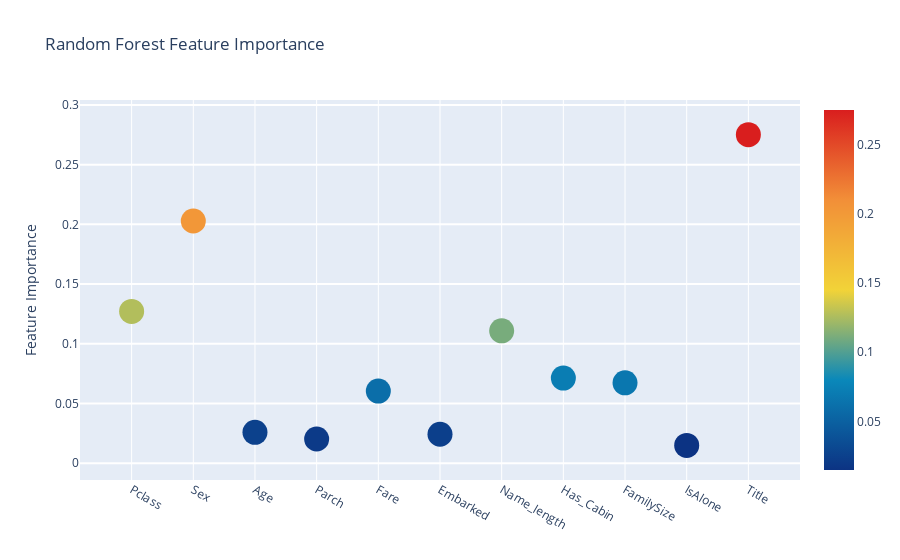
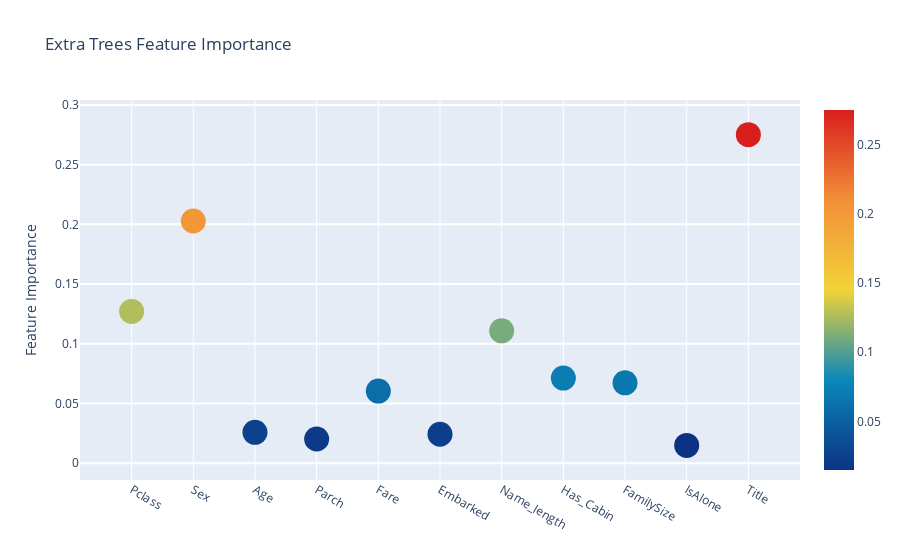
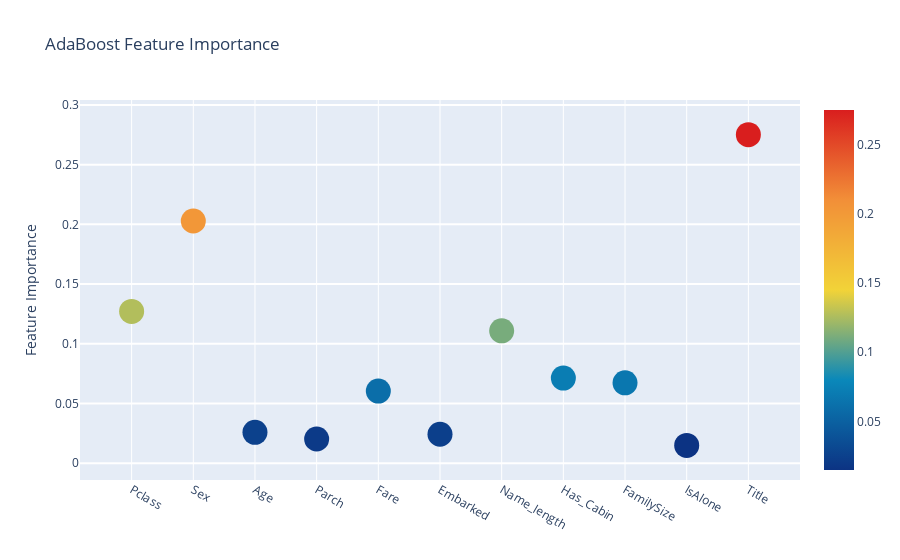
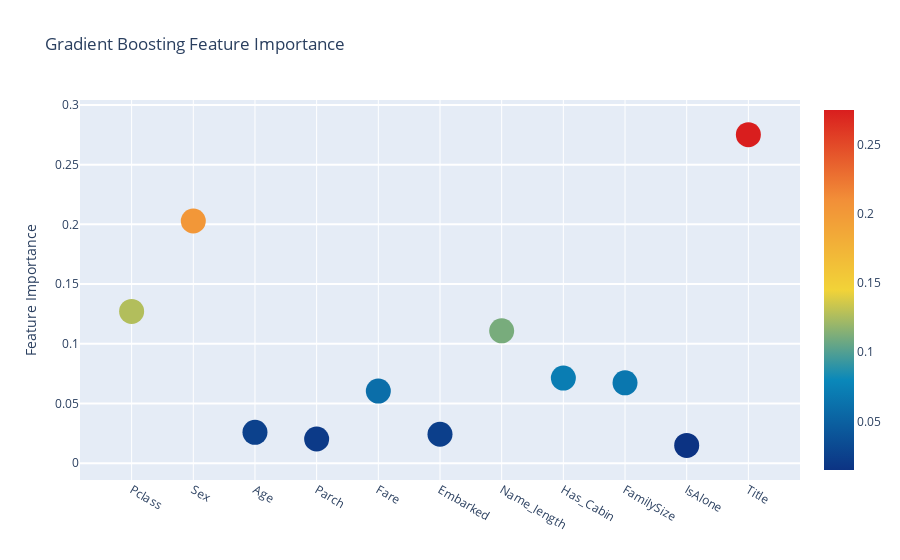

Notebook cell for these charts, in order:
### Code cell
# Scatter plot 
trace = go.Scatter(
    y = feature_dataframe['Random Forest feature importances'].values,
    x = feature_dataframe['features'].values,
    mode='markers',
    marker=dict(
        sizemode = 'diameter',
        sizeref = 1,
        size = 25,
#       size= feature_dataframe['AdaBoost feature importances'].values,
        #color = np.random.randn(500), #set color equal to a variable
        color = feature_dataframe['Random Forest feature importances'].values,
        colorscale='Portland',
        showscale=True
    ),
    text = feature_dataframe['features'].values
)
data = [trace]

layout= go.Layout(
    autosize= True,
    title= 'Random Forest Feature Importance',
    hovermode= 'closest',
#     xaxis= dict(
#         title= 'Pop',
#         ticklen= 5,
#         zeroline= False,
#         gridwidth= 2,
#     ),
    yaxis=dict(
        title= 'Feature Importance',
        ticklen= 5,
        gridwidth= 2
    ),
    showlegend= False
)
fig = go.Figure(data=data, layout=layout)
py.iplot(fig,filename='scatter2010')

# Scatter plot 
trace = go.Scatter(
    y = feature_dataframe['Extra Trees  feature importances'].values,
    x = feature_dataframe['features'].values,
    mode='markers',
    marker=dict(
        sizemode = 'diameter',
        sizeref = 1,
        size = 25,
#       size= feature_dataframe['AdaBoost feature importances'].values,
        #color = np.random.randn(500), #set color equal to a variable
        color = feature_dataframe['Extra Trees  feature importances'].values,
        colorscale='Portland',
        showscale=True
    ),
    text = feature_dataframe['features'].values
)
data = [trace]

layout= go.Layout(
    autosize= True,
    title= 'Extra Trees Feature Importance',
    hovermode= 'closest',
#     xaxis= dict(
#         title= 'Pop',
#         ticklen= 5,
#         zeroline= False,
#         gridwidth= 2,
#     ),
    yaxis=dict(
        title= 'Feature Importance',
        ticklen= 5,
        gridwidth= 2
    ),
    showlegend= False
)
fig = go.Figure(data=data, layout=layout)
py.iplot(fig,filename='scatter2010')

# Scatter plot 
trace = go.Scatter(
    y = feature_dataframe['AdaBoost feature importances'].values,
    x = feature_dataframe['features'].values,
    mode='markers',
    marker=dict(
        sizemode = 'diameter',
        sizeref = 1,
        size = 25,
#       size= feature_dataframe['AdaBoost feature importances'].values,
        #color = np.random.randn(500), #set color equal to a variable
        color = feature_dataframe['AdaBoost feature importances'].values,
        colorscale='Portland',
        showscale=True
    ),
    text = feature_dataframe['features'].values
)
data = [trace]

layout= go.Layout(
    autosize= True,
    title= 'AdaBoost Feature Importance',
    hovermode= 'closest',
#     xaxis= dict(
#         title= 'Pop',
#         ticklen= 5,
#         zeroline= False,
#         gridwidth= 2,
#     ),
    yaxis=dict(
        title= 'Feature Importance',
        ticklen= 5,
        gridwidth= 2
    ),
    showlegend= False
)
fig = go.Figure(data=data, layout=layout)
py.iplot(fig,filename='scatter2010')

# Scatter plot 
trace = go.Scatter(
    y = feature_dataframe['Gradient Boost feature importances'].values,
    x = feature_dataframe['features'].values,
    mode='markers',
    marker=dict(
        sizemode = 'diameter',
        sizeref = 1,
        size = 25,
#       size= feature_dataframe['AdaBoost feature importances'].values,
        #color = np.random.randn(500), #set color equal to a variable
        color = feature_dataframe['Gradient Boost feature importances'].values,
        colorscale='Portland',
        showscale=True
    ),
    text = feature_dataframe['features'].values
)
data = [trace]

layout= go.Layout(
    autosize= True,
    title= 'Gradient Boosting Feature Importance',
    hovermode= 'closest',
#     xaxis= dict(
#         title= 'Pop',
#         ticklen= 5,
#         zeroline= False,
#         gridwidth= 2,
#     ),
    yaxis=dict(
        title= 'Feature Importance',
        ticklen= 5,
        gridwidth= 2
    ),
    showlegend= False
)
fig = go.Figure(data=data, layout=layout)
py.iplot(fig,filename='scatter2010')

### Figure 1 — Plotly figure (JSON) as saved in the notebook; plotly's stock layout.template omitted (floating-point values rounded to 4 significant figures)
{"data": [{"marker": {"color": [0.1271, 0.2028, 0.02586, 0.02028, 0.06039, 0.02421, 0.1108, 0.07128, 0.0673, 0.01491, 0.2751], "colorscale": [[0, "rgb(12,51,131)"], [0.25, "rgb(10,136,186)"], [0.5, "rgb(242,211,56)"], [0.75, "rgb(242,143,56)"], [1, "rgb(217,30,30)"]], "showscale": true, "size": 25, "sizemode": "diameter", "sizeref": 1}, "mode": "markers", "text": ["Pclass", "Sex", "Age", "Parch", "Fare", "Embarked", "Name_length", "Has_Cabin", "FamilySize", "IsAlone", "Title"], "type": "scatter", "x": ["Pclass", "Sex", "Age", "Parch", "Fare", "Embarked", "Name_length", "Has_Cabin", "FamilySize", "IsAlone", "Title"], "y": [0.1271, 0.2028, 0.02586, 0.02028, 0.06039, 0.02421, 0.1108, 0.07128, 0.0673, 0.01491, 0.2751]}], "layout": {"autosize": true, "hovermode": "closest", "showlegend": false, "title": {"text": "Random Forest Feature Importance"}, "yaxis": {"gridwidth": 2, "ticklen": 5, "title": {"text": "Feature Importance"}}}}

### Figure 2 — Plotly figure (JSON) as saved in the notebook; plotly's stock layout.template omitted (floating-point values rounded to 4 significant figures)
{"data": [{"marker": {"color": [0.1271, 0.2028, 0.02586, 0.02028, 0.06039, 0.02421, 0.1108, 0.07128, 0.0673, 0.01491, 0.2751], "colorscale": [[0, "rgb(12,51,131)"], [0.25, "rgb(10,136,186)"], [0.5, "rgb(242,211,56)"], [0.75, "rgb(242,143,56)"], [1, "rgb(217,30,30)"]], "showscale": true, "size": 25, "sizemode": "diameter", "sizeref": 1}, "mode": "markers", "text": ["Pclass", "Sex", "Age", "Parch", "Fare", "Embarked", "Name_length", "Has_Cabin", "FamilySize", "IsAlone", "Title"], "type": "scatter", "x": ["Pclass", "Sex", "Age", "Parch", "Fare", "Embarked", "Name_length", "Has_Cabin", "FamilySize", "IsAlone", "Title"], "y": [0.1271, 0.2028, 0.02586, 0.02028, 0.06039, 0.02421, 0.1108, 0.07128, 0.0673, 0.01491, 0.2751]}], "layout": {"autosize": true, "hovermode": "closest", "showlegend": false, "title": {"text": "Extra Trees Feature Importance"}, "yaxis": {"gridwidth": 2, "ticklen": 5, "title": {"text": "Feature Importance"}}}}

### Figure 3 — Plotly figure (JSON) as saved in the notebook; plotly's stock layout.template omitted (floating-point values rounded to 4 significant figures)
{"data": [{"marker": {"color": [0.1271, 0.2028, 0.02586, 0.02028, 0.06039, 0.02421, 0.1108, 0.07128, 0.0673, 0.01491, 0.2751], "colorscale": [[0, "rgb(12,51,131)"], [0.25, "rgb(10,136,186)"], [0.5, "rgb(242,211,56)"], [0.75, "rgb(242,143,56)"], [1, "rgb(217,30,30)"]], "showscale": true, "size": 25, "sizemode": "diameter", "sizeref": 1}, "mode": "markers", "text": ["Pclass", "Sex", "Age", "Parch", "Fare", "Embarked", "Name_length", "Has_Cabin", "FamilySize", "IsAlone", "Title"], "type": "scatter", "x": ["Pclass", "Sex", "Age", "Parch", "Fare", "Embarked", "Name_length", "Has_Cabin", "FamilySize", "IsAlone", "Title"], "y": [0.1271, 0.2028, 0.02586, 0.02028, 0.06039, 0.02421, 0.1108, 0.07128, 0.0673, 0.01491, 0.2751]}], "layout": {"autosize": true, "hovermode": "closest", "showlegend": false, "title": {"text": "AdaBoost Feature Importance"}, "yaxis": {"gridwidth": 2, "ticklen": 5, "title": {"text": "Feature Importance"}}}}

### Figure 4 — Plotly figure (JSON) as saved in the notebook; plotly's stock layout.template omitted (floating-point values rounded to 4 significant figures)
{"data": [{"marker": {"color": [0.1271, 0.2028, 0.02586, 0.02028, 0.06039, 0.02421, 0.1108, 0.07128, 0.0673, 0.01491, 0.2751], "colorscale": [[0, "rgb(12,51,131)"], [0.25, "rgb(10,136,186)"], [0.5, "rgb(242,211,56)"], [0.75, "rgb(242,143,56)"], [1, "rgb(217,30,30)"]], "showscale": true, "size": 25, "sizemode": "diameter", "sizeref": 1}, "mode": "markers", "text": ["Pclass", "Sex", "Age", "Parch", "Fare", "Embarked", "Name_length", "Has_Cabin", "FamilySize", "IsAlone", "Title"], "type": "scatter", "x": ["Pclass", "Sex", "Age", "Parch", "Fare", "Embarked", "Name_length", "Has_Cabin", "FamilySize", "IsAlone", "Title"], "y": [0.1271, 0.2028, 0.02586, 0.02028, 0.06039, 0.02421, 0.1108, 0.07128, 0.0673, 0.01491, 0.2751]}], "layout": {"autosize": true, "hovermode": "closest", "showlegend": false, "title": {"text": "Gradient Boosting Feature Importance"}, "yaxis": {"gridwidth": 2, "ticklen": 5, "title": {"text": "Feature Importance"}}}}
